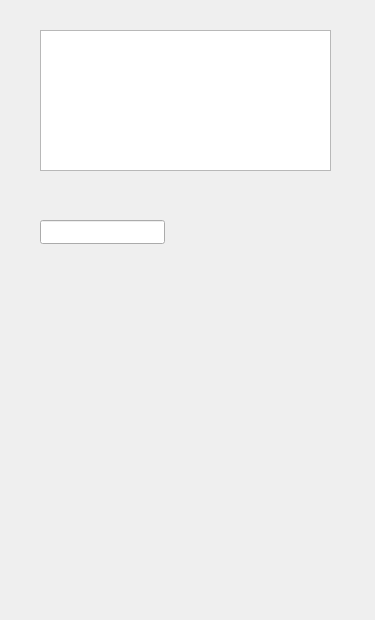
<?xml version="1.0" encoding="UTF-8"?>
<ui version="4.0">
 <class>Form</class>
 <widget class="QWidget" name="Form">
  <property name="geometry">
   <rect>
    <x>0</x>
    <y>0</y>
    <width>375</width>
    <height>620</height>
   </rect>
  </property>
  <property name="windowTitle">
   <string>Form</string>
  </property>
  <widget class="PyDMTimePlot" name="PyDMTimePlot">
   <property name="geometry">
    <rect>
     <x>40</x>
     <y>30</y>
     <width>291</width>
     <height>141</height>
    </rect>
   </property>
   <property name="toolTip">
    <string/>
   </property>
   <property name="whatsThis">
    <string/>
   </property>
   <property name="rules" stdset="0">
    <string>[{&quot;name&quot;: &quot;Plot Visible Rule&quot;, &quot;property&quot;: &quot;Visible&quot;, &quot;expression&quot;: &quot;np.abs(ch[0]) &gt; 1&quot;, &quot;channels&quot;: [{&quot;channel&quot;: &quot;ca://MTEST:Float&quot;, &quot;trigger&quot;: true}]}]</string>
   </property>
   <property name="curves">
    <stringlist/>
   </property>
  </widget>
  <widget class="PyDMLineEdit" name="PyDMLineEdit">
   <property name="geometry">
    <rect>
     <x>40</x>
     <y>220</y>
     <width>125</width>
     <height>24</height>
    </rect>
   </property>
   <property name="toolTip">
    <string/>
   </property>
   <property name="whatsThis">
    <string/>
   </property>
   <property name="rules" stdset="0">
    <string>[{&quot;name&quot;: &quot;Line Edit Enable&quot;, &quot;property&quot;: &quot;Enable&quot;, &quot;expression&quot;: &quot;np.abs(ch[0]) &gt; 1&quot;, &quot;channels&quot;: [{&quot;channel&quot;: &quot;ca://MTEST:Float&quot;, &quot;trigger&quot;: true}]}]</string>
   </property>
   <property name="channel" stdset="0">
    <string>ca://MTEST:Float</string>
   </property>
  </widget>
  <widget class="PyDMSlider" name="PyDMSlider">
   <property name="geometry">
    <rect>
     <x>10</x>
     <y>310</y>
     <width>361</width>
     <height>41</height>
    </rect>
   </property>
   <property name="toolTip">
    <string/>
   </property>
   <property name="whatsThis">
    <string>
    A QSlider with support for Channels and more from PyDM.

    Parameters
    ----------
    parent : QWidget
        The parent widget for the Label
    init_channel : str, optional
        The channel to be used by the widget.
    </string>
   </property>
   <property name="channel" stdset="0">
    <string>ca://MTEST:Float</string>
   </property>
  </widget>
  <widget class="PyDMDrawingCircle" name="PyDMDrawingCircle">
   <property name="geometry">
    <rect>
     <x>20</x>
     <y>360</y>
     <width>41</width>
     <height>41</height>
    </rect>
   </property>
   <property name="toolTip">
    <string/>
   </property>
   <property name="whatsThis">
    <string>
    A widget with a circle drawn in it.
    This class inherits from PyDMDrawing.

    Parameters
    ----------
    parent : QWidget
        The parent widget for the Label
    init_channel : str, optional
        The channel to be used by the widget.
    </string>
   </property>
   <property name="rules" stdset="0">
    <string>[{&quot;name&quot;: &quot;Position - Y&quot;, &quot;property&quot;: &quot;Position - Y&quot;, &quot;expression&quot;: &quot;int(420+50*ch[0])&quot;, &quot;channels&quot;: [{&quot;channel&quot;: &quot;ca://MTEST:Float&quot;, &quot;trigger&quot;: true}]}, {&quot;name&quot;: &quot;Visible &gt; 0.2&quot;, &quot;property&quot;: &quot;Visible&quot;, &quot;expression&quot;: &quot;np.abs(ch[0]) &gt; 0.2&quot;, &quot;channels&quot;: [{&quot;channel&quot;: &quot;ca://MTEST:Float&quot;, &quot;trigger&quot;: true}]}]</string>
   </property>
   <property name="brush" stdset="0">
    <brush brushstyle="Dense3Pattern">
     <color alpha="255">
      <red>16</red>
      <green>128</green>
      <blue>1</blue>
     </color>
    </brush>
   </property>
   <property name="penStyle" stdset="0">
    <enum>Qt::SolidLine</enum>
   </property>
   <property name="penColor" stdset="0">
    <color>
     <red>16</red>
     <green>128</green>
     <blue>1</blue>
    </color>
   </property>
   <property name="penWidth" stdset="0">
    <double>2.000000000000000</double>
   </property>
  </widget>
  <widget class="PyDMFrame" name="PyDMFrame">
   <property name="geometry">
    <rect>
     <x>140</x>
     <y>490</y>
     <width>98</width>
     <height>38</height>
    </rect>
   </property>
   <property name="toolTip">
    <string/>
   </property>
   <property name="whatsThis">
    <string>
    QFrame with support for alarms
    This class inherits from QFrame and PyDMWidget.

    Parameters
    ----------
    parent : QWidget
        The parent widget for the Label
    init_channel : str, optional
        The channel to be used by the widget.
    </string>
   </property>
   <property name="styleSheet">
    <string notr="true">color: rgba(255, 255, 000, 158);</string>
   </property>
   <layout class="QHBoxLayout" name="horizontalLayout"/>
  </widget>
 </widget>
 <customwidgets>
  <customwidget>
   <class>PyDMTimePlot</class>
   <extends>QGraphicsView</extends>
   <header>pydm.widgets.timeplot</header>
  </customwidget>
  <customwidget>
   <class>PyDMDrawingCircle</class>
   <extends>QWidget</extends>
   <header>pydm.widgets.drawing</header>
  </customwidget>
  <customwidget>
   <class>PyDMFrame</class>
   <extends>QFrame</extends>
   <header>pydm.widgets.frame</header>
   <container>1</container>
  </customwidget>
  <customwidget>
   <class>PyDMLineEdit</class>
   <extends>QLineEdit</extends>
   <header>pydm.widgets.line_edit</header>
  </customwidget>
  <customwidget>
   <class>PyDMSlider</class>
   <extends>QFrame</extends>
   <header>pydm.widgets.slider</header>
  </customwidget>
 </customwidgets>
 <resources/>
 <connections/>
</ui>
